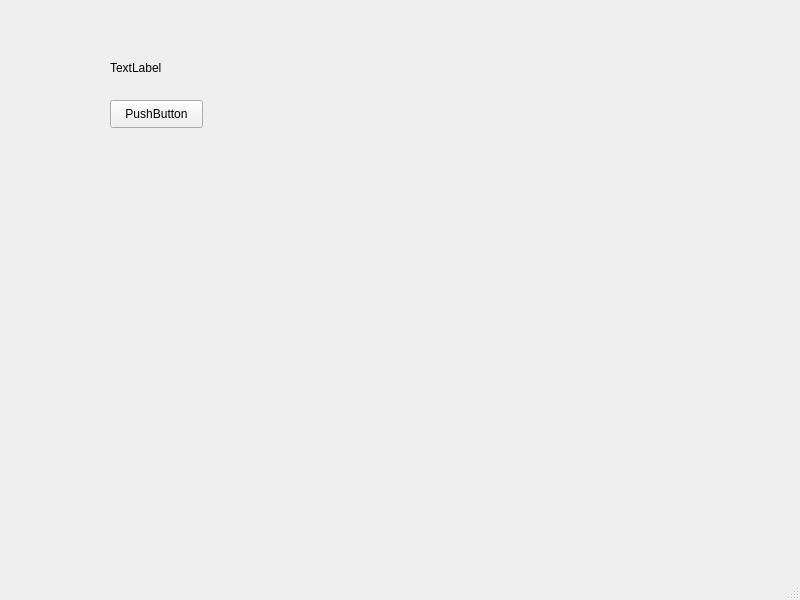
<?xml version="1.0" encoding="UTF-8"?>
<ui version="4.0">
 <class>MainWindow</class>
 <widget class="QMainWindow" name="MainWindow">
  <property name="geometry">
   <rect>
    <x>0</x>
    <y>0</y>
    <width>800</width>
    <height>600</height>
   </rect>
  </property>
  <property name="windowTitle">
   <string>MainWindow</string>
  </property>
  <widget class="QWidget" name="centralwidget">
   <widget class="QPushButton" name="pushButton">
    <property name="geometry">
     <rect>
      <x>110</x>
      <y>100</y>
      <width>93</width>
      <height>28</height>
     </rect>
    </property>
    <property name="text">
     <string>PushButton</string>
    </property>
   </widget>
   <widget class="QLabel" name="label">
    <property name="geometry">
     <rect>
      <x>110</x>
      <y>60</y>
      <width>55</width>
      <height>16</height>
     </rect>
    </property>
    <property name="text">
     <string>TextLabel</string>
    </property>
   </widget>
  </widget>
  <widget class="QMenuBar" name="menubar">
   <property name="geometry">
    <rect>
     <x>0</x>
     <y>0</y>
     <width>800</width>
     <height>26</height>
    </rect>
   </property>
  </widget>
  <widget class="QStatusBar" name="statusbar"/>
 </widget>
 <resources/>
 <connections/>
</ui>
